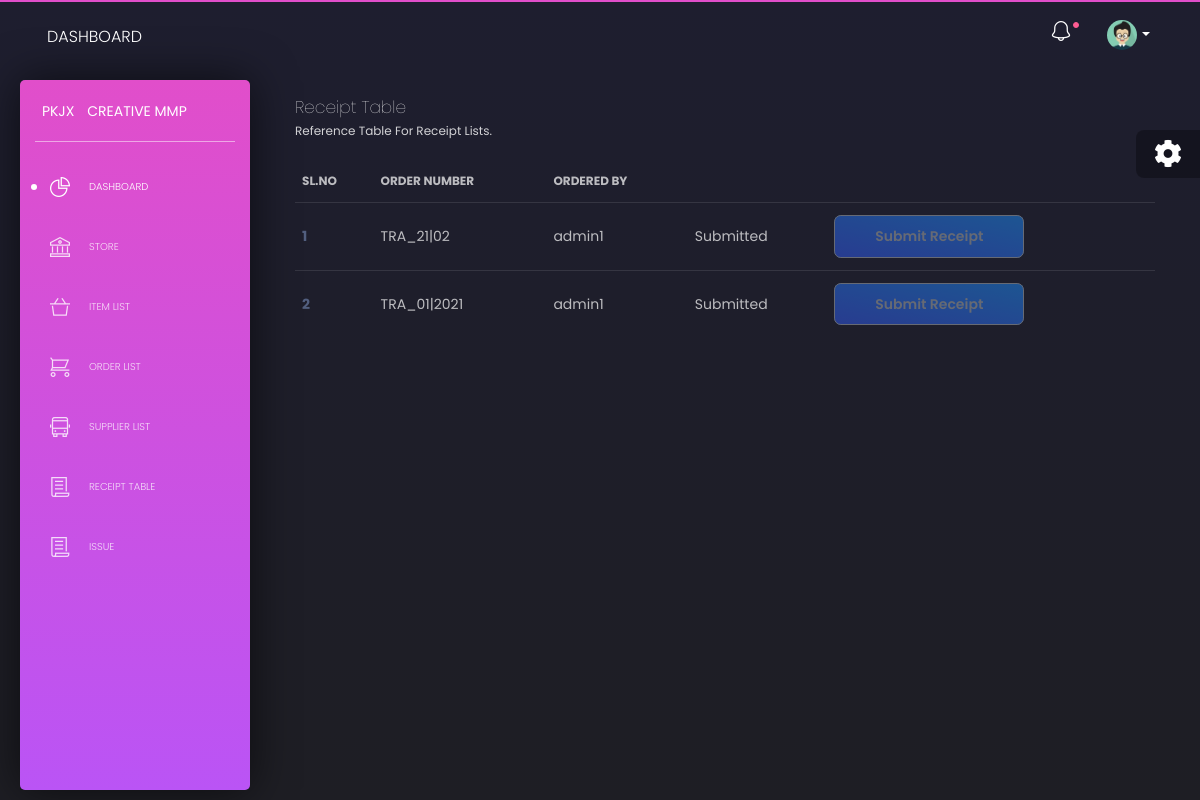
/received_table.php, run on the app's committed database.
### tables this page shows
CREATE TABLE `order_update` (
  `id` int(11) NOT NULL,
  `order_no` varchar(112) NOT NULL,
  `ordered_by` varchar(255) NOT NULL,
  `order_date` datetime NOT NULL DEFAULT current_timestamp(),
  `approv_status` int(11) DEFAULT NULL
);

### app/database/db.php (called while the page is built, shortened)
<?php
require('connect.php');
function executeQuery($sql, $data){
    global $conn;
    $stmt = $conn->prepare($sql);
    $values = array_values($data);
    $types = str_repeat('s', count($values));
    $stmt->bind_param($types, ...$values);
    $stmt->execute();
    return $stmt;
}
function display_order($table, $col){
    global $conn;
    $sql = "SELECT * FROM $table ORDER BY $col DESC";
    $stmt = $conn->prepare($sql);
    $stmt->execute();
    $records = $stmt->get_result()->fetch_all(MYSQLI_ASSOC);
    return $records;
}
function selectOne($table, $conditions)
{
    $sql = "SELECT * FROM $table";
    $i = 0;
    foreach ($conditions as $key => $value) {
        if ($i === 0) {
            $sql = $sql . " WHERE $key= ?";
        } else{
            $sql = $sql . " AND $key= ?";
        }
        $i++;
    }
    $sql = $sql . " LIMIT 1";
    $stmt = executeQuery($sql, $conditions);
    $records = $stmt->get_result()->fetch_assoc();
    return $records;
}

### received_table.php (the view, shortened to what this page needs)
<?php
$item = display_order('order_update', 'order_date');
?>
<!DOCTYPE html>
<html lang="en">
<head>
  <?php require('lender/head.php') ?>
</head>
<body class="">
  <div class="wrapper">
  <?php require('lender/sidebar.php') ?>
    <div class="main-panel">
    <?php require('lender/nav.php') ?>
      <div class="content">
        <div class="row">
          <div class="col-md-12">
            <div class="card  card-plain">
              <div class="card-header">
                <h4 class="card-title">Receipt Table</h4>
                <p class="category"> Reference Table for receipt lists.</p>
              </div>
              <div class="card-body">
                <div class="table-responsive">
                  <table class="table tablesorter " id="">
                    <thead class=" text-primary">
                      <tr>
                        <th>
                          Sl.No
                        </th>
                        <th>
                          Order Number
                        </th>
                        <th>
                          Ordered By
                        </th>
                        <th class="text-center">
                        </th>
                      </tr>
                    </thead>
                    <tbody>
                    <?php foreach ($item as $key => $iti): ?>
                      <tr>
                        <th scope="row"><?php echo $key + 1 ?></th>
                        <td><?php echo $iti['order_no'];?></td>
                        <td><?php echo $iti['ordered_by'];?></td>
                        <?php
                        $order_status = selectOne('receipt_history', ['order_no' => $iti['order_no']]);
                        $status = $order_status['receipt_check'];
                        ?>
                        <td><?php if ($status == 1){
                          echo 'Submitted';
                          $button_stat = 'disabled';
                        } else{
                          echo 'Pending';
                          $button_stat = '';
                        } ?></td>
                        <td><a href="receipt_detail.php?order_no=<?php echo $iti['order_no'] ?>" class="btn btn-info <?php echo $button_stat; ?> border border-light text-light explore-butt ">Submit Receipt</td>
                      </tr>
                    <?php endforeach ?>
                    </tbody>
                  </table>
                </div>
              </div>
            </div>
          </div>
        </div>
      </div>
  <div class="fixed-plugin">
    <div class="dropdown show-dropdown">
      <a href="#" data-toggle="dropdown">
        <i class="fa fa-cog fa-2x"> </i>
      </a>
    </div>
  </div>
</body>
</html>

### data on the page
order_update: order_no "TRA_21|02", ordered_by "admin1"
order_update: order_no "TRA_01|2021", ordered_by "admin1"
